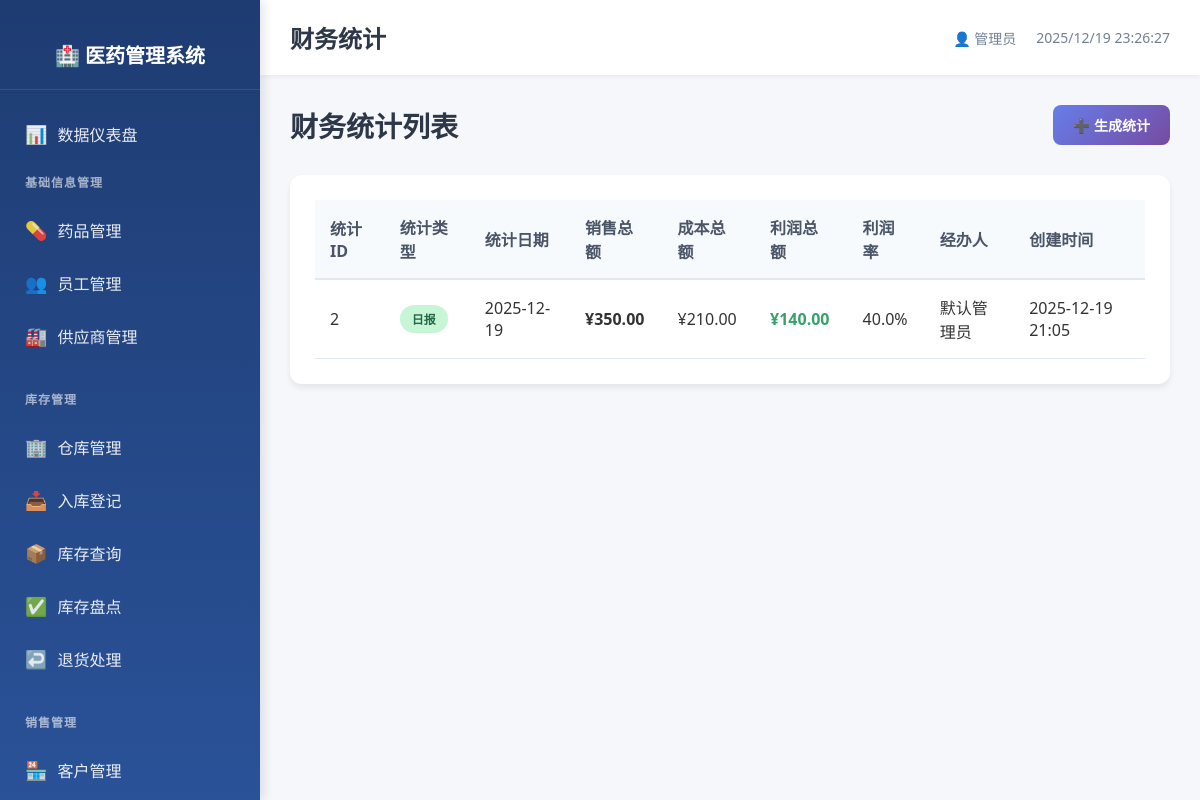
Page /sales/finance on the earlier database version.
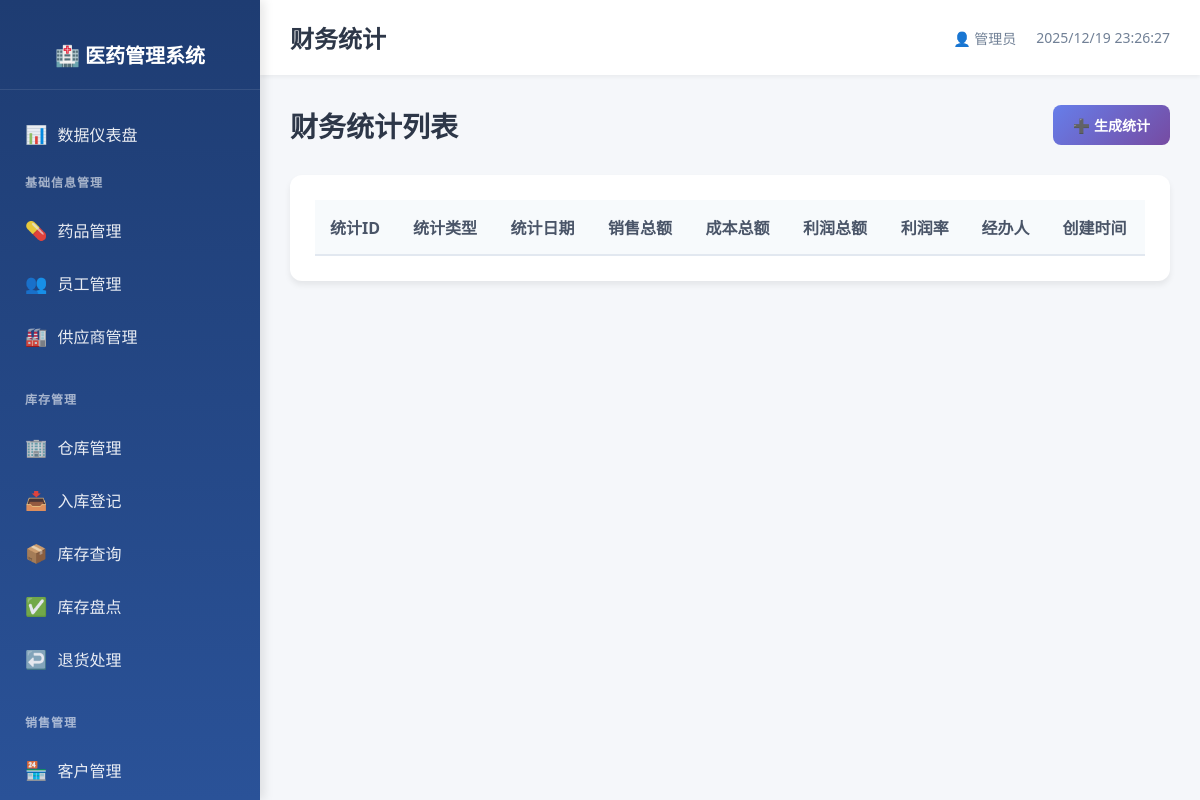
Same page on the later database version.
### models.py (models this page shows)
class FinanceStat(db.Model):
    __tablename__ = 'finance_stat'
    __table_args__ = (
        db.UniqueConstraint('stat_type', 'stat_date', name='uq_stat_type_date'),
    )
    stat_id = db.Column(db.Integer, primary_key=True, autoincrement=True)
    stat_type = db.Column(db.String(20), nullable=False)  # 日/月
    stat_date = db.Column(db.Date, nullable=False, index=True)
    total_sales = db.Column(db.Numeric(15, 2), default=0, nullable=False)
    total_cost = db.Column(db.Numeric(15, 2), default=0, nullable=False)
    total_profit = db.Column(db.Numeric(15, 2), default=0, nullable=False)
    employee_id = db.Column(db.Integer, db.ForeignKey('employee_info.employee_id', ondelete='SET NULL'))
    create_time = db.Column(db.DateTime, default=datetime.now, nullable=False)

class EmployeeInfo(db.Model):
    __tablename__ = 'employee_info'
    employee_id = db.Column(db.Integer, primary_key=True, autoincrement=True)
    name = db.Column(db.String(100), nullable=False, index=True)
    department = db.Column(db.String(100))
    position = db.Column(db.String(100))
    phone = db.Column(db.String(20), unique=True)
    hire_date = db.Column(db.Date)
    account = db.Column(db.String(50), unique=True, nullable=False)
    password = db.Column(db.String(200), nullable=False)
    status = db.Column(db.String(20), default='在职', nullable=False)
    create_time = db.Column(db.DateTime, default=datetime.now, nullable=False)
    update_time = db.Column(db.DateTime, default=datetime.now, onupdate=datetime.now, nullable=False)

### routes/sales_mgmt.py (the view)
@sales_bp.route('/finance')
def finance_list():
    stats = db.session.query(FinanceStat, EmployeeInfo.name).\
        join(EmployeeInfo, FinanceStat.employee_id == EmployeeInfo.employee_id).\
        order_by(FinanceStat.stat_date.desc()).all()
    return render_template('sales/finance_list.html', stats=stats)

### templates/sales/finance_list.html (shortened to what this page needs)
{% extends "base.html" %}
{% block page_title %}财务统计{% endblock %}
{% block content %}
<div class="page-header">
    <h2>财务统计列表</h2>
    <button class="btn btn-primary" onclick="document.getElementById('generateModal').style.display='block'">
        ➕ 生成统计
    </button>
</div>
<div class="table-card">
    <table class="data-table">
        <thead>
            <tr>
                <th>统计ID</th>
                <th>统计类型</th>
                <th>统计日期</th>
                <th>销售总额</th>
                <th>成本总额</th>
                <th>利润总额</th>
                <th>利润率</th>
                <th>经办人</th>
                <th>创建时间</th>
            </tr>
        </thead>
        <tbody>
            {% for stat, employee_name in stats %}
            <tr>
                <td>{{ stat.stat_id }}</td>
                <td>
                    <span class="badge {% if stat.stat_type == '日' %}badge-success{% else %}badge-primary{% endif %}">
                        {{ stat.stat_type }}报
                    </span>
                </td>
                <td>{{ stat.stat_date }}</td>
                <td><strong>¥{{ "%.2f"|format(stat.total_sales) }}</strong></td>
                <td>¥{{ "%.2f"|format(stat.total_cost) }}</td>
                <td class="text-success"><strong>¥{{ "%.2f"|format(stat.total_profit) }}</strong></td>
                <td>{{ "%.1f"|format((stat.total_profit / stat.total_sales * 100) if stat.total_sales > 0 else 0) }}%</td>
                <td>{{ employee_name }}</td>
                <td>{{ stat.create_time.strftime('%Y-%m-%d %H:%M') if stat.create_time else '-' }}</td>
            </tr>
            {% endfor %}
        </tbody>
    </table>
</div>
{% endblock %}

Differences in the rows shown:
removed FinanceStat: stat_id "2", stat_type "日", stat_date "2025-12-19", total_sales "350.00", total_cost "210.00", total_profit "140.00", total_sales+total_profit "40.0", name "默认管理员", create_time "2025-12-19 21:05"
